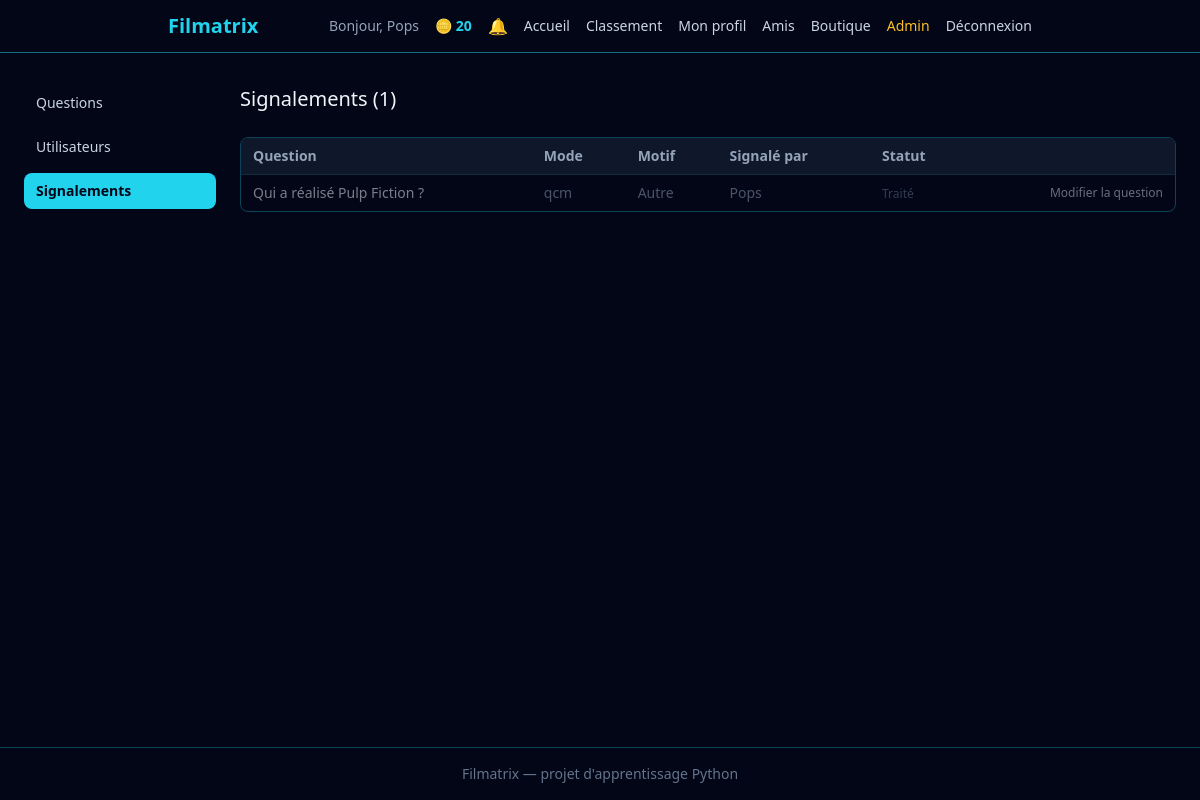
Screenshot of /admin/signalements (signed in) with the database file from the repository.
### src/models.py (models this page shows, shortened)
class User(db.Model, UserMixin):
    __tablename__ = "users"
    id = db.Column(db.Integer, primary_key=True)
    username = db.Column(db.String(50), unique=True, nullable=False)
    email = db.Column(db.String(120), unique=True, nullable=False)
    password_hash = db.Column(db.String(255), nullable=False)
    total_xp = db.Column(db.Integer, nullable=False, default=0)
    coins = db.Column(db.Integer, nullable=False, default=0)
    equipped_title = db.Column(db.String(50), nullable=True)
    is_admin = db.Column(db.Boolean, nullable=False, default=False)
    avatar = db.Column(db.String(10), nullable=True)
    bio = db.Column(db.String(280), nullable=True)

class Question(db.Model):
    __tablename__ = "questions"
    id = db.Column(db.Integer, primary_key=True)
    mode = db.Column(db.String(50), nullable=False)
    category = db.Column(db.String(50), nullable=False)
    difficulty = db.Column(db.String(20), nullable=False)
    prompt = db.Column(db.Text, nullable=False)
    payload = db.Column(db.JSON, nullable=False)
    correct_answer = db.Column(db.JSON, nullable=False)
    requires_account = db.Column(db.Boolean, nullable=False, default=False)

### app.py (the view)
    @app.route("/admin/signalements")
    @login_required
    @admin_required
    def admin_reports_list() -> str:
        all_reports = Report.query.order_by(Report.is_resolved, Report.created_at.desc()).all()
        reports_data = []
        for report in all_reports:
            reports_data.append(
                    {
                        "id": report.id,
                        "reporter_username": report.user.username,
                        "question_id": report.question_id,
                        "question_prompt": report.question.prompt,
                        "question_mode": report.question.mode,
                        "reason_label": REPORT_REASON.get(report.reason, report.reason),
                        "is_resolved": report.is_resolved,
                        "created_at": report.created_at,
                        }
                )
            return render_template(
                    "admin/reports_list.html",
                    reports=reports_data,
                    active_admin_section="reports",
                )

### src/admin.py (called while the page is built)
def admin_required(view_function):
    @wraps(view_function)
    def wrapped_view(*args, **kwargs):
        if not current_user.is_authenticated or not current_user.is_admin:
            abort(403)
        return view_function(*args, **kwargs)
    return wrapped_view

### src/notifications.py (called while the page is built)
def get_unread_count(user_id: int) -> int:
    return Notification.query.filter_by(user_id=user_id, is_read=False).count()

### templates/admin/reports_list.html (shortened to what this page needs)
{% extends "admin/base_admin.html" %}
{% block admin_content %}
<h2 class="text-xl mb-6">Signalements ({{ reports | length }})</h2>
{% if reports %}
<div class="overflow-x-auto rounded-lg border border-cyan-400/30">
    <table class="w-full text-sm">
        <thead>
            <tr class="bg-slate-900 text-slate-400 text-left">
                <th class="px-3 py-2">Question</th>
                <th class="px-3 py-2">Mode</th>
                <th class="px-3 py-2">Motif</th>
                <th class="px-3 py-2">Signalé par</th>
                <th class="px-3 py-2">Statut</th>
                <th class="px-3 py-2"></th>
            </tr>
        </thead>
        <tbody>
            {% for report in reports %}
            <tr class="border-t border-cyan-400/10 hover:bg-slate-900/50 {% if report.is_resolved %}opacity-50{% endif %}">
                <td class="px-3 py-2">
                    {% if report.question_prompt %}
                        {{ report.question_prompt }}
                    {% else %}
                        <span class="text-slate-500 italic">(sans texte affiché)</span>
                    {% endif %}
                </td>
                <td class="px-3 py-2 text-slate-400">{{ report.question_mode }}</td>
                <td class="px-3 py-2 text-slate-400">{{ report.reason_label }}</td>
                <td class="px-3 py-2 text-slate-400">{{ report.reporter_username }}</td>
                <td class="px-3 py-2">
                    {% if report.is_resolved %}
                        <span class="text-slate-500 text-xs">Traité</span>
                    {% else %}
                        <span class="text-amber-400 text-xs font-bold">En attente</span>
                    {% endif %}
                </td>
                <td class="px-3 py-2">
                    <div class="flex gap-2 justify-end">
                        <a href="{{ url_for('admin_questions_edit', question_id=report.question_id) }}"
                           class="text-slate-300 hover:text-cyan-400 transition text-xs">Modifier la question</a>
                    </div>
                </td>
            </tr>
            {% endfor %}
        </tbody>
    </table>
</div>
{% else %}
<p class="text-slate-500">Aucun signalement pour le moment.</p>
{% endif %}
{% endblock %}

### templates/base.html (shortened to what this page needs)
<!DOCTYPE html>
<html lang="fr">
<head>
    <link rel="stylesheet" href="{{ url_for('static', filename='css/output.css') }}">
</head>
<body class="bg-slate-950 text-slate-100 min-h-screen flex flex-col">
    <header class="border-b border-cyan-400/50">
    <nav class="max-w-4xl mx-auto px-4 py-3">
        <div class="flex items-center justify-between">
            <a href="{{ url_for('home') }}" class="text-xl font-bold text-cyan-400">
                Filmatrix
            </a>
            <div class="flex items-center gap-4">
                {% if current_user.is_authenticated %}
                    <span class="text-slate-400 text-sm">Bonjour, {{ current_user.username }}</span>
                    <span class="text-cyan-400 text-sm font-bold flex items-center gap-1">
                         🪙 {{ current_user.coins }}
                    </span>
                    <div class="relative">
                        <button id="notification-bell" class="relative text-slate-300 hover:text-cyan-400 transition" aria-label="Notifications">
                            🔔
                        </button>
                    </div>
                {% endif %}
                <div class="hidden md:flex items-center gap-4 text-sm">
                    <a href="{{ url_for('home') }}" class="text-slate-300 hover:text-cyan-400 transition">Accueil</a>
                    <a href="{{ url_for('leaderboard') }}" class="text-slate-300 hover:text-cyan-400 transition">Classement</a>
                    {% if current_user.is_authenticated %}
                        <a href="{{ url_for('profile') }}" class="text-slate-300 hover:text-cyan-400 transition">Mon profil</a>
                        <a href="{{ url_for('friends_list') }}" class="text-slate-300 hover:text-cyan-400 transition">Amis</a>
                        <a href="{{ url_for('shop') }}" class="text-slate-300 hover:text-cyan-400 transition">Boutique</a>
                        {% if current_user.is_admin %}
                            <a href="{{ url_for('admin_questions_list') }}" class="text-amber-400 hover:text-amber-300 transition">Admin</a>
                        {% endif %}
                        <a href="{{ url_for('logout') }}" class="text-slate-300 hover:text-cyan-400 transition">Déconnexion</a>
                    {% else %}
                        <a href="{{ url_for('login') }}" class="text-slate-300 hover:text-cyan-400 transition">Connexion</a>
                        <a href="{{ url_for('register') }}" class="bg-cyan-400 hover:bg-cyan-300 text-slate-950 font-bold px-3 py-1.5 rounded-lg transition">Inscription</a>
                    {% endif %}
                </div>
            </div>
        </div>
    </nav>
</header>
    <main class="flex-1 p-4">
        {% block content %}{% endblock %}
    </main>
    <footer class="border-t border-cyan-400/30 text-center text-slate-500 text-sm py-4">
        Filmatrix — projet d'apprentissage Python
    </footer>
</body>
</html>

### rows the page displays
User: username "Pops", coins "20", reporter_username "Pops"
Question: question_prompt "Qui a réalisé Pulp Fiction ?", question_mode "qcm"

### other values shown
{{ reports | length }} "1"
{{ report.reason_label }} "Autre"
